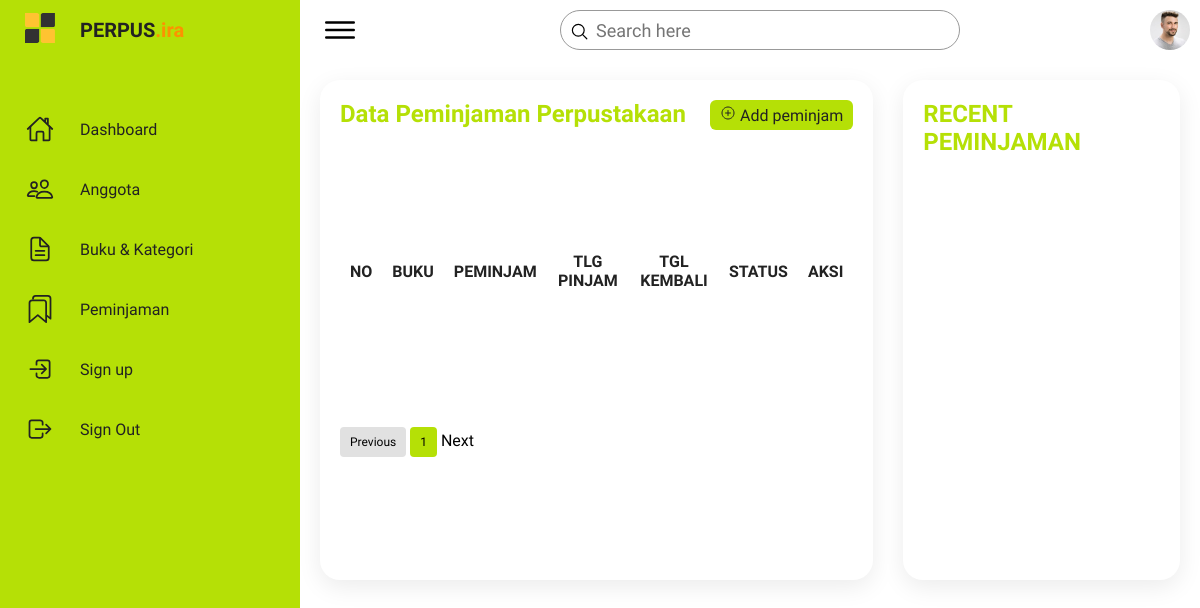
Page /peminjaman/ (signed in) on the earlier database version.
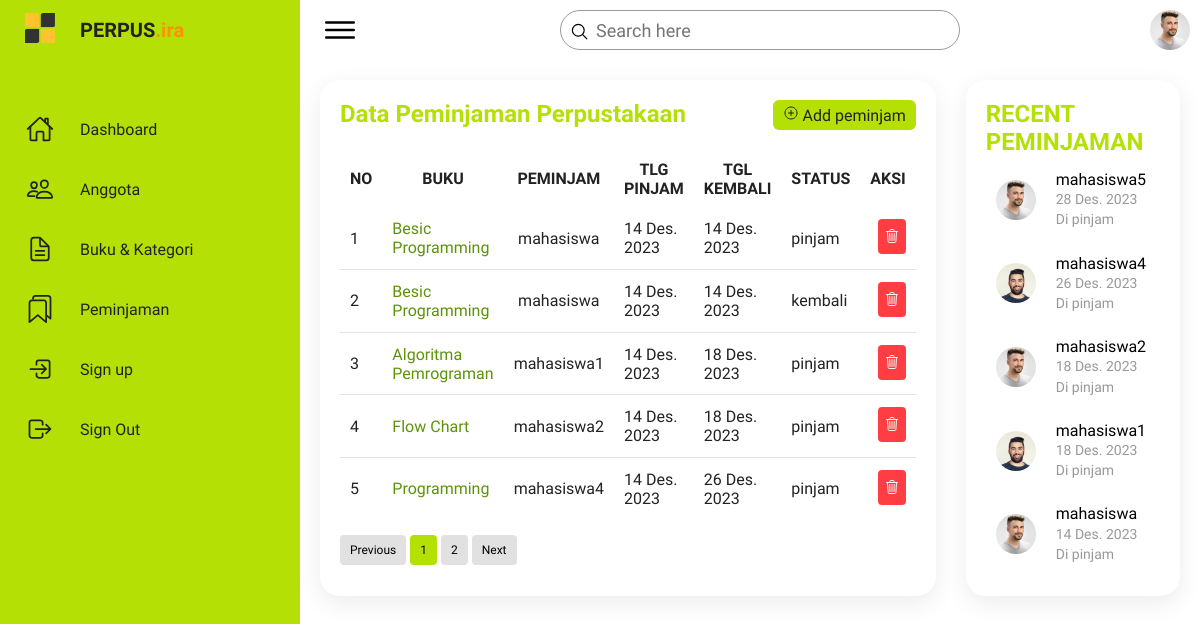
Same page on the later database version.
### app_perpus/models.py (models this page shows, shortened)
class Peminjaman(models.Model):
    buku = models.ForeignKey(Buku, on_delete=models.CASCADE)
    anggota = models.ForeignKey(Anggota, on_delete=models.CASCADE)
    tanggal_peminjaman = models.DateField()
    tanggal_pengembalian = models.DateField()
    STATUS_CHOICES = [
        ('pinjam', 'Dipinjam'),
        ('kembali', 'Dikembalikan'),
    ]
    status = models.CharField(max_length=20, choices=STATUS_CHOICES)
    created_at = models.DateTimeField(auto_now_add=True)
    updated_at = models.DateTimeField(auto_now=True)

class Buku(models.Model):
    judul = models.CharField(max_length=200)
    penulis = models.CharField(max_length=100)
    tahun_terbit = models.IntegerField()
    kategori = models.ForeignKey(Kategori, on_delete=models.CASCADE, related_name='buku_set')
    created_at = models.DateTimeField(auto_now_add=True)
    updated_at = models.DateTimeField(auto_now=True)
    def __str__(self):
        return self.judul

class Anggota(models.Model):
    foto = models.ImageField(upload_to='img', default=False)
    user = models.OneToOneField(User, on_delete=models.CASCADE, related_name='anggota')
    KELAMIN_CHOICES = [
        ('Laki-Laki', 'Laki-Laki'),
        ('Perempuan', 'Perempuan'),
    ]
    kelamin = models.CharField(max_length=10, choices=KELAMIN_CHOICES)
    alamat = models.CharField(max_length=200)
    email = models.CharField(max_length=20, default='anggota@gmail.com')
    nomor_telepon = models.CharField(max_length=20)
    created_at = models.DateTimeField(auto_now_add=True)
    def __str__(self):
        return self.user.username

### app_perpus/views.py (the view)
# urls.py: path('peminjaman/', views.list_peminjaman, name='list_peminjaman'),
@login_required
def list_peminjaman(request):
    peminjamans = Peminjaman.objects.all()
    search_query = request.GET.get('cari')
    if search_query:
        peminjam = Peminjaman.objects.filter(Q(buku__judul__icontains=search_query) | Q(anggota__icontains=search_query)|Q(status__icontains=search_query)|Q(tanggal_peminjaman__icontains=search_query)|Q(tanggal_pengembalian__icontains=search_query))
    else:
        peminjams = peminjamans
    paginator = Paginator(peminjams,5)
    page_number = request.GET.get('page')
    page_obj = paginator.get_page(page_number)
    status_pinjam = Peminjaman.objects.filter(status='pinjam').order_by('-id')
    context = {
        'peminjamans': peminjamans,
        'peminjams':page_obj,
        'status_pinjam':status_pinjam,
        }
    return render(request, 'peminjam.html', context)

### templates/peminjam.html (shortened to what this page needs)
{% extends 'base.html' %}
{% load static %}
{% block content %}
<div class="topbar">
    <div class="toggle">
        <ion-icon name="menu-outline"></ion-icon>
    </div>
    <form action="{% url 'list_anggota' %}" method="get">
        <div class="search">
            <label>
                <input type="text" name="cari" placeholder="Search here">
                <ion-icon name="search-outline"></ion-icon>
            </label>
        </div>
    </form>
    <div class="user">
        <img src="{% static 'imgs/customer01.jpg'%}" alt="">
    </div>
</div>
<div class="details">
    <div class="recentOrders">
        <div class="cardHeader">
            <h2>Data Peminjaman Perpustakaan</h2>
            <a href="{% url 'create_peminjaman' %}" class="btn" id="openModalBtn">
                <ion-icon name="add-circle-outline"></ion-icon>
                Add peminjam
            </a>
        </div>
        <table>
            <thead>
                <tr>
                    <td>NO</td>
                    <td style="text-align: center;">BUKU</td>
                    <td>PEMINJAM</td>
                    <td>TLG PINJAM</td>
                    <td>TGL KEMBALI</td>
                    <td>STATUS</td>
                    <td>AKSI</td>
                </tr>
            </thead>
            <tbody>
                {% for peminjam in peminjams %}
                <tr >
                    <td>{{forloop.counter}}</td>
                    <td style="text-align: left;"><a href="{% url 'update_peminjaman' peminjam.id %}" style="text-decoration: none; color: rgb(92, 147, 10); text-align: start;">{{peminjam.buku}}</a></td>
                    <td>{{peminjam.anggota}}</td>
                    <td>{{peminjam.tanggal_peminjaman}}</td>
                    <td>{{peminjam.tanggal_pengembalian}}</td>
                    <td>{{peminjam.status}}</td>
                    <td>
                        <a href="{% url 'delete_peminjaman' peminjam.id %}" onclick="return confirm('yakin ingin menghapus data?')" class="btn" style="width: 40px; height: 15px; background-color: rgb(255, 61, 67); padding:10px 6px 6px 6px; border-radius: 4px; color: rgb(244, 244, 244); align-items: center;">
                            <ion-icon name="trash-outline"></ion-icon>
                        </a>
                    </td>
                </tr>
                {% endfor %}
            </tbody>
        </table>
        <ul class="pagination">
            {% if peminjams.has_previous %}
                <li class="page-item"><a class="page-link" href="?page=1">Previous</a></li>
                {% else %}
                <li class="page-item disabled"><a class="page-link" href="?page=1">Previous</a></li>
            {% endif %}
            {% for num in peminjams.paginator.page_range %}
                {% if peminjams.number == num %}
                    <li class="page-item"><a class="active page-link" href="?page={{ num }}">{{ num }}</a></li>
                    {% else %}
                    <li class="page-item"><a class="page-link" href="?page={{ num }}">{{ num }}</a></li>
                {% endif %}
            {% endfor %}
            {% if peminjams.has_next %}
                <li class="page-item"><a class="page-link" href="?page={{ peminjams.paginator.num_pages }}">Next</a></li>
            {% else %}
                <li class="page-item disabled"><span class="page-link">Next</span></li>
            {% endif %}
        </ul>
    </div>
    <div class="recentCustomers">
        <div class="cardHeader">
            <h2>RECENT PEMINJAMAN</h2>
        </div>
        <table>
            {% for status_pj in status_pinjam %}
            <tr>
                <td width="60px">
                    <div class="imgBx">
                        <img src="{{ status_pj.anggota.foto.url }}" alt="">
                    </div>
                </td>
                <td>
                    <h4>{{ status_pj.anggota }} <br> <span>{{ status_pj.tanggal_pengembalian }} Di {{ status_pj.status }}</span></h4>
                </td>
            </tr>
            {% endfor %}
        </table>
    </div>
</div>
{% endblock content %}

### templates/base.html (shortened to what this page needs)
{%load static%}
<!DOCTYPE html>
<html lang="en">
<head>
    <link rel="stylesheet" href="{% static 'css/style.css'%} ">
</head>
<body>
    <div class="container">
        {%include 'snippets/nav.html'%}
        <div class="main">
            {% block content %}
            {% endblock content %}
        </div>
    </div>
</body>
</html>

### templates/snippets/nav.html
{% load static %}
<div class="navigation">
    <ul>
        <li>
            <a href="{% url 'index' %}">
                <span class="icon">
                    <img src="{% static 'img/logo.png'%}" style="width: 30px; height: 30px;">
                </span>
                <span class="title" style="font-weight: bold; font-size: 20px;">PERPUS<span style="color: #FC9201;">.ira</span></span>
            </a>
        </li>
        <li>
            <a href="{% url 'dashboard' %}">
                <span class="icon">
                    <ion-icon name="home-outline"></ion-icon>
                </span>
                <span class="title">Dashboard</span>
            </a>
        </li>
        <li>
            <a href="{% url 'list_anggota' %}">
                <span class="icon">
                    <ion-icon name="people-outline"></ion-icon>
                </span>
                <span class="title">Anggota</span>
            </a>
        </li>
        <li>
            <a href="{% url 'list_buku' %}">
                <span class="icon">
                    <ion-icon name="document-text-outline"></ion-icon>
                </span>
                <span class="title">Buku & Kategori</span>
            </a>
        </li>
        <li>
            <a href="{% url 'list_peminjaman' %}">
                <span class="icon">
                    <ion-icon name="bookmarks-outline"></ion-icon>
                </span>
                <span class="title">Peminjaman</span>
            </a>
        </li>
        <li>
            <a href="{% url 'signup' %}">
                <span class="icon">
                    <ion-icon name="log-in-outline"></ion-icon>
                </span>
                <span class="title">Sign up</span>
            </a>
        </li>
        <li>
            <a href="{% url 'signout' %}" onclick="return confirm('yakin ingin Keluar?')">
                <span class="icon">
                    <ion-icon name="log-out-outline"></ion-icon>
                </span>
                <span class="title">Sign Out</span>
            </a>
        </li>
    </ul>
</div>

### static/css/style.css (style rules this page uses)
* { font-family: "Ubuntu", sans-serif; margin: 0; padding: 0; box-sizing: border-box; }
:root { --primary: #b5e006; --secondery: #ffffff; --gray: #f2f2f2; --black1: #222; --black2: #999; }
body { min-height: 100vh; overflow-x: hidden; }
.container { position: relative; width: 100%; }
.navigation { position: fixed; width: 300px; height: 100%; background: var(--primary); border-left: 10px solid var(--primary); transition: 0.5s; overflow: hidden; }
.navigation ul { position: absolute; top: 0; left: 0; width: 100%; }
.navigation ul li { position: relative; width: 100%; list-style: none; border-top-left-radius: 30px; border-bottom-left-radius: 30px; }
.navigation ul li:nth-child(1) { margin-bottom: 40px; pointer-events: none; }
.navigation ul li a { position: relative; display: block; width: 100%; display: flex; text-decoration: none; color: var(--black1); }
.navigation ul li a .icon { position: relative; display: block; min-width: 60px; height: 60px; line-height: 75px; text-align: center; }
.navigation ul li a .icon ion-icon { font-size: 1.75rem; }
.navigation ul li a .title { position: relative; display: block; padding: 0 10px; height: 60px; line-height: 60px; text-align: start; white-space: nowrap; }
.main { position: absolute; width: calc(100% - 300px); left: 300px; min-height: 100vh; background: var(--secondery); transition: 0.5s; }
.topbar { width: 100%; height: 60px; display: flex; justify-content: space-between; align-items: center; padding: 0 10px; }
.toggle { position: relative; width: 60px; height: 60px; display: flex; justify-content: center; align-items: center; font-size: 2.5rem; cursor: pointer; }
.search { position: relative; width: 400px; margin: 0 10px; }
.search label { position: relative; width: 100%; }
.search label input { width: 100%; height: 40px; border-radius: 40px; padding: 5px 20px; padding-left: 35px; font-size: 18px; outline: none; border: 1px solid var(--black2); }
.search label ion-icon { position: absolute; top: 0; left: 10px; font-size: 1.2rem; }
.user { position: relative; width: 40px; height: 40px; border-radius: 50%; overflow: hidden; cursor: pointer; }
.user img { position: absolute; top: 0; left: 0; width: 100%; height: 100%; object-fit: cover; }
.details { position: relative; width: 100%; padding: 20px; display: grid; grid-template-columns: 2fr 1fr; grid-gap: 30px; }
.details .recentOrders { position: relative; display: grid; min-height: 500px; background: var(--secondery); padding: 20px; box-shadow: 0 7px 25px rgba(0, 0, 0, 0.08); border-radius: 20px; }
.details .cardHeader { display: flex; justify-content: space-between; align-items: flex-start; }
.cardHeader h2 { font-weight: 600; color: var(--primary); }
.cardHeader .btn { position: relative; padding: 5px 10px; background: var(--primary); text-decoration: none; color: var(--black1); border-radius: 6px; }
.details table { width: 100%; border-collapse: collapse; margin-top: 2px; }
.details table thead td { text-align: center; font-weight: 600; }
.details .recentOrders table tr { color: var(--black1); border-bottom: 1px solid rgba(0, 0, 0, 0.1); }
.details .recentOrders table tr:last-child { border-bottom: none; }
.details .recentOrders table tr td { padding: 10px; }
.details .recentOrders table tr td:last-child { text-align: end; }
.details .recentOrders table tr td:nth-child(2) { text-align: end; }
.details .recentOrders table tr td:nth-child(3) { text-align: center; }
.recentCustomers { position: relative; display: grid; min-height: 500px; padding: 20px; background: var(--secondery); box-shadow: 0 7px 25px rgba(0, 0, 0, 0.08); border-radius: 20px; }
.recentCustomers .imgBx { position: relative; width: 40px; height: 40px; border-radius: 50px; overflow: hidden; }
.recentCustomers .imgBx img { position: absolute; top: 0; left: 0; width: 100%; height: 100%; object-fit: cover; }
.recentCustomers table tr td { padding: 12px 10px; }
.recentCustomers table tr td h4 { font-size: 16px; font-weight: 500; line-height: 1.2rem; }
.recentCustomers table tr td h4 span { font-size: 14px; color: var(--black2); }

### templates/peminjam.html (style rules this page uses)
.pagination { display: flex; gap: 4px; text-decoration: none; list-style: none; margin-top: 20px; }
.pagination li a { background-color: #e1e1e1; border-radius: 4px; text-decoration: none; color: black; padding: 8px 10px; font-size: 12px; }
.pagination li .active { background-color: #b5e006; }

Differences in the rows shown:
added Peminjaman: buku "Besic Programming", anggota "mahasiswa", tanggal_peminjaman "14 Des. 2023", tanggal_pengembalian "14 Des. 2023", status "pinjam", anggota.foto (picture)
added Peminjaman: buku "Besic Programming", anggota "mahasiswa", tanggal_peminjaman "14 Des. 2023", tanggal_pengembalian "14 Des. 2023", status "kembali", shown under "Data Peminjaman Perpustakaan"
added Peminjaman: buku "Algoritma Pemrograman", anggota "mahasiswa1", tanggal_peminjaman "14 Des. 2023", tanggal_pengembalian "18 Des. 2023", status "pinjam", anggota.foto (picture)
added Peminjaman: buku "Flow Chart", anggota "mahasiswa2", tanggal_peminjaman "14 Des. 2023", tanggal_pengembalian "18 Des. 2023", status "pinjam", anggota.foto (picture)
added Peminjaman: buku "Programming", anggota "mahasiswa4", tanggal_peminjaman "14 Des. 2023", tanggal_pengembalian "26 Des. 2023", status "pinjam", anggota.foto (picture)
added Peminjaman: anggota.foto (picture), anggota "mahasiswa5", tanggal_pengembalian "28 Des. 2023", status "pinjam", shown under "RECENT PEMINJAMAN"
Other differences:
new list line: "2"
